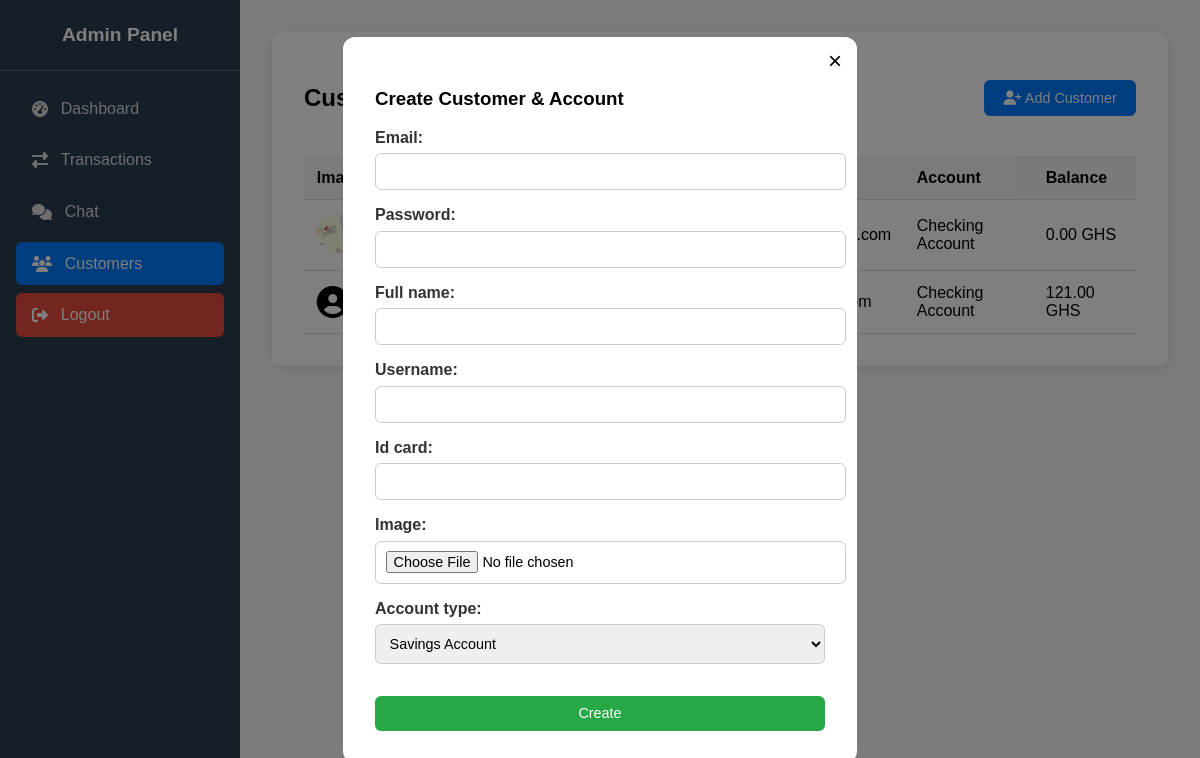
The app's page /customers/, older data.
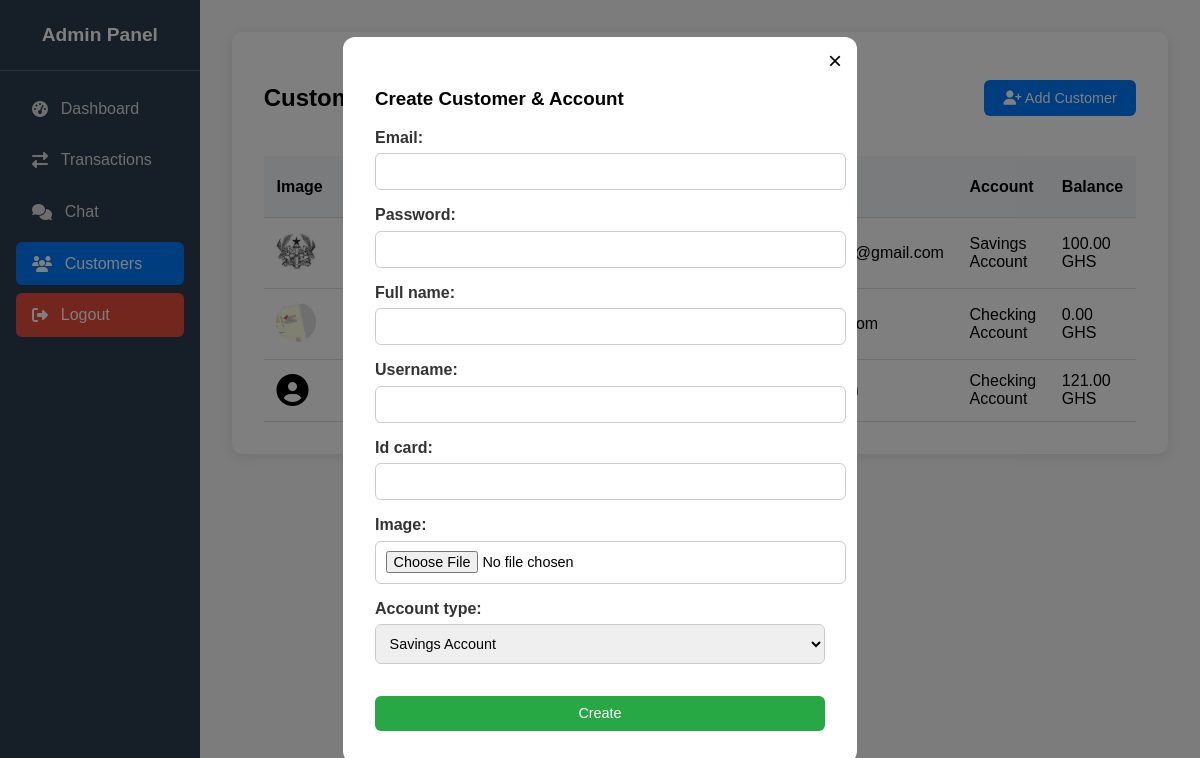
The same page, newer data.
### bank/models.py (models this page shows, shortened)
class Customer(TimeBaseModel):
    user = models.OneToOneField(User, on_delete=models.CASCADE, related_name="customer_profile", null=True, blank=True)
    username = models.CharField(max_length=100)
    full_name = models.CharField(max_length=100)
    id_card = models.CharField(max_length=100, null=True, blank=True)
    image = models.ImageField(null=True, blank=True)
    is_biometric_enabled = models.BooleanField(default=False)

class Account(TimeBaseModel):
    ACCOUNT_TYPES = [
        ("SAVINGS", "Savings Account"),
        ("CHECKING", "Checking Account"),
        ("FIXED", "Fixed Deposit"),
    ]
    STATUS_CHOICES = [
        ("ACTIVE", "Active"),
        ("DORMANT", "Dormant"),
        ("CLOSED", "Closed"),
    ]
    BIN = "123456"
    customer = models.ForeignKey(Customer, on_delete=models.CASCADE)
    account_number = models.CharField(max_length=20, unique=True, null=True, blank=True)
    account_type = models.CharField(max_length=20, choices=ACCOUNT_TYPES)
    balance = models.DecimalField(max_digits=15, decimal_places=2, default=0.00)
    currency = models.CharField(max_length=3, default="GHS")
    status = models.CharField(max_length=10, choices=STATUS_CHOICES, default="ACTIVE")
    date_opened = models.DateTimeField(default=timezone.now)
    is_interoperable = models.BooleanField(default=True)
    class Meta:
        ordering = ["-date_opened"]

### bank/views.py (the view)
def customer_list(request):
    customers = Customer.objects.select_related("user").all()
    if request.method == "POST":
        form = CustomerCreateForm(request.POST, request.FILES)
        if form.is_valid():
            form.save()
            messages.success(request, "Customer and Account created successfully!")
            return redirect("customer_list")
    else:
        form = CustomerCreateForm()
    return render(request, "dash/customers.html", {"customers": customers, "form": form})

### bank/forms.py (shortened to what this page needs)
class CustomerCreateForm(forms.Form):
    email = forms.EmailField()
    password = forms.CharField(widget=forms.PasswordInput)
    full_name = forms.CharField(max_length=100)
    username = forms.CharField(max_length=100)  # For Customer model
    id_card = forms.CharField(required=False)
    image = forms.ImageField(required=False)
    account_type = forms.ChoiceField(choices=Account.ACCOUNT_TYPES)

### templates/dash/customers.html (shortened to what this page needs)
{% extends "dash/base.html" %}
{% block content %}
<div class="customer-container">
    <div class="header">
        <h2>Customers</h2>
        <button class="btn" id="openModalBtn"><i class="fas fa-user-plus"></i> Add Customer</button>
    </div>
    <table class="customer-table">
        <thead>
            <tr>
                <th>Image</th>
                <th>Username</th>
                <th>Full Name</th>
                <th>ID Card</th>
                <th>Email</th>
                <th>Account</th>
                <th>Balance</th>
            </tr>
        </thead>
        <tbody>
            {% for c in customers %}
            <tr>
                <td>
                    {% if c.image %}
                        <img src="{{ c.image.url }}" class="avatar">
                    {% else %}
                        <i class="fas fa-user-circle fa-2x"></i>
                    {% endif %}
                </td>
                <td>{{ c.username }}</td>
                <td>{{ c.full_name }}</td>
                <td>{{ c.id_card|default:"-" }}</td>
                <td>{{ c.user.email }}</td>
                <td>
                    {% with account=c.account_set.first %}
                        {% if account %}
                            {{ account.get_account_type_display }}
                        {% else %}
                            -
                        {% endif %}
                    {% endwith %}
                </td>
                <td>
                    {% with account=c.account_set.first %}
                        {% if account %}
                            {{ account.balance }} {{ account.currency }}
                        {% else %}
                            -
                        {% endif %}
                    {% endwith %}
                </td>
            </tr>
            {% empty %}
            <tr><td colspan="7" class="text-center">No customers found</td></tr>
            {% endfor %}
        </tbody>
    </table>
</div>
<div id="customerModal" class="modal">
    <div class="modal-content">
        <span class="close" id="closeModalBtn">&times;</span>
        <h3>Create Customer & Account</h3>
        <form method="POST" enctype="multipart/form-data" class="customer-form">
            {{ form.as_p }}
            <button type="submit" class="btn btn-submit">Create</button>
        </form>
    </div>
</div>
{% endblock %}

Row changes from the older to the newer data that the page shows:
added Customer: image (picture), account_set.first.account_type "Savings Account", account_set.first.balance "100.00", account_set.first.currency "GHS"
